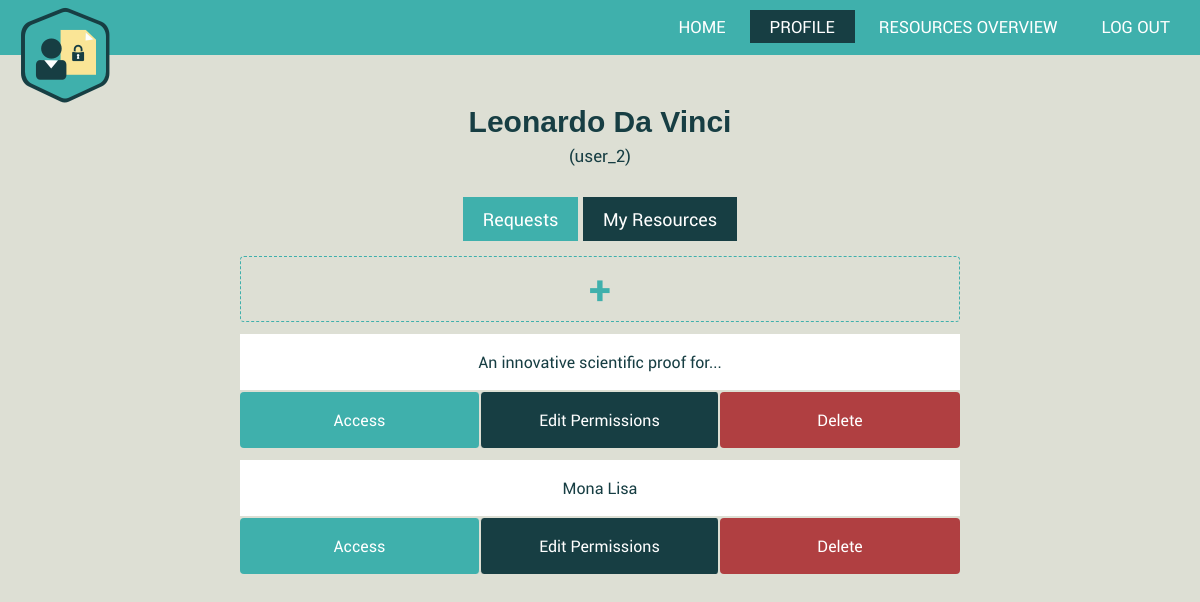
Screenshot of /profile/my-resources/ (signed in) with the database file from the repository.
### AuthorizationManagement/models.py (models this page shows)
class Resource(models.Model):
    type = models.CharField(max_length=50)
    name = models.CharField(max_length=150)
    description = models.TextField(max_length=250, blank=True,
                                   validators=[MaxLengthValidator(250)])
    creationDate = models.DateTimeField(default=datetime.now, blank=True)
    readers = models.ManyToManyField(CustomUser, related_name= 'reader')
    owners = models.ManyToManyField(Owner, related_name= 'owner')
    link = models.FileField(upload_to='')

### AuthorizationManagement/views.py (the view)
# urls.py: re_path(r'^profile/my-resources/$', MyResourcesView.as_view(), name = 'my resources' ),
@method_decorator(never_cache, name='dispatch')
@method_decorator(login_required, name='dispatch')
class MyResourcesView(generic.ListView):
    model = Resource
    template_name = 'AuthorizationManagement/my-resources.html'
    deletion_requested = Resource.objects.none()
    def get_queryset(self):
        current_user = Owner.objects.get(id=self.request.user.id)
        return current_user.owner.all()
    def get_context_data(self, **kwargs):
        context = super(MyResourcesView, self).get_context_data(**kwargs)
        context['deletion_requested'] = Resource.objects.filter(
            id__in=DeletionRequest.objects.filter(sender=self.request.user).values('resource_id'))
        context['is_admin'] = self.request.user.is_staff
        return context

### AuthorizationManagement/templates/AuthorizationManagement/my-resources.html (shortened to what this page needs)
{% extends "AuthorizationManagement/profile.html" %}
{% block styles %}
{% load static %}
<link rel="stylesheet" type="text/css" href="{% static 'AuthorizationManagement/css/modal-dialog-info.css' %}" />
<link rel="stylesheet" type="text/css" href="{% static 'AuthorizationManagement/css/modal-dialog-req.css' %}" />
<link rel="stylesheet" type="text/css" href="{% static 'AuthorizationManagement/css/profile.css' %}" />
<link rel="stylesheet" type="text/css" href="{% static 'AuthorizationManagement/css/my-resources.css' %}" />
{% endblock %}
{% block requests_or_resources %}
<div class="mini-nav">
   <a href="/profile/" class="noncurrent">Requests</a></li>
   <a href="/profile/my-resources" class="current">My Resources</a></li>
</div>
<div class="resources-container">
   <a href="/profile/my-resources/add-new-resource" class="create-resource"><strong>+</strong></a>
   <br>
   {% for resource in resource_list %}
   <a href="#{{resource.id}}" class="res-name"> {{resource.name}} </a>
   <a href="../../resources/{{resource.id}}" class="acc-btn">Access</a>
   <a href="/profile/my-resources/{{resource.id}}-edit-users-permissions" class="edit-perm"> Edit Permissions</a>
   {% if resource in deletion_requested %}
   <a href="#cancel-deletion-request-{{resource.id}}" class="cancel-del-req"> Cancel Deletion Request </a>
   <div id="cancel-deletion-request-{{resource.id}}" class="modalDialog">
      <div>
         <a href="" title="Close" id="x"> x </a>
         <form action="/cancel-deletion-request/{{resource.id}}" method="post">
            {% csrf_token %}
            <div class="row">
               <p> Are you sure you want to <strong>cancel</strong> the deletion request for resource:
                  <strong>{{resource.name}}</strong>?
               </p>
               <br>
               <input type="submit" id="no" value="yes, cancel request">
               <a href="" title="Close" id="close"> Close </a>
            </div>
         </form>
      </div>
   </div>
   <br>
   {% else %}
   {% if is_admin %}
   <a href="#delete-resource-{{resource.id}}" class="delete-btn"> Delete </a>
   <div id="delete-resource-{{resource.id}}" class="modalDialog">
      <div>
         <a href="" title="Close" id="x"> x </a>
         <form action="/delete-resource/{{resource.id}}" method="post">
            {% csrf_token %}
            <div class = "row">
               <p> Are you sure you want to <strong>delete</strong> the resource
                  <strong>{{resource.name}}</strong>?
               </p>
               <br>
            </div>
            <div class="row">
               <label for="descr">Message: </label><br><br>
               <textarea id="descr" name = "descr" placeholder="optional" maxlength="250" cols = "51" rows = "7"></textarea>
            </div>
            <input id="no" type="submit" value="Yes, delete resource">
            <a href="" title="Close" id="close"> Close </a>
         </form>
      </div>
   </div>
   {% else %}
   <a href="#send-deletion-request-{{resource.id}}" class="delete-btn"> Delete </a>
   {% endif %}
   {% endif %}
   {% endfor %}
</div>
{% endblock %}

### AuthorizationManagement/templates/AuthorizationManagement/profile.html (shortened to what this page needs)
{% extends "AuthorizationManagement/base.html" %}
{% block profile %}
class="active";
{% endblock %}
{% block styles %}
{% load static %}
{% endblock %}
{% block body %}
<div class="body">
   <button onclick="showEditForm()" class="name" id="name"><strong>{{ user.first_name }} {{user.last_name}}</strong></button>
   <p>({{user.username}})</p>
</div>
{% block requests_or_resources %}{% endblock %}
{% endblock %}

### AuthorizationManagement/static/AuthorizationManagement/css/base.css (style rules this page uses)
* { margin:0; padding:0; }
body { font-family: "Roboto", sans-serif; background-color: #dddfd4; }

### AuthorizationManagement/static/AuthorizationManagement/css/profile.css (style rules this page uses)
.body { text-align: center; font-family: "Roboto", sans-serif; font-size: 17px; color: #173e43; margin-top: 50px; }
.name { font-size: 30px; border: none; background: none; text-decoration: none; margin-bottom: 5px; color: #173e43; }
.mini-nav { font-family: "Roboto", sans-serif; font-size: 1.5vw; margin-top: 40px; text-align: center; }
.current { padding: 10px 20px; text-decoration: none; color: white; background: #173e43; }
.noncurrent { padding: 10px 20px; text-decoration: none; color: white; background: #3fb0ac; }

### AuthorizationManagement/static/AuthorizationManagement/css/my-resources.css (style rules this page uses)
.resources-container { display: grid; grid-template-columns: repeat(5, 1fr); grid-template-rows: repeat (6, 55px); font-family: "Roboto", sans-serif; margin-top: 15px; }
.create-resource { grid-column: 2/5; color: #3fb0ac; border: 1px dashed; border-radius: 4px; text-align: center; font-size: 40px; padding: 5px 10px; margin-top: 10px; text-decoration: none; }
.body { text-align: center; grid-column: 3/4; }
.res-name { grid-column: 2/5; border-top: 12px solid #dddfd4; border-bottom: 2px solid #dddfd4; background: white; text-decoration: none; text-align: center; padding: 17px 20px; color: #173e43; }
.acc-btn { grid-column: 2/3; background: #3fb0ac; text-decoration: none; text-align: center; padding: 17px 20px; color: white; border-right: 1px solid #dddfd4; border-radius: 4px; }
.edit-perm { grid-column: 3/4; background: #173e43; text-decoration: none; text-align: center; padding: 17px 20px; color: white; border-right: 2px solid #dddfd4; border-left: 1px solid #dddfd4; border-radius: 4px; }
.delete-btn { grid-column: 4/5; background: #b03f41; text-decoration: none; text-align: center; padding: 17px 20px; color: white; border-radius: 4px; }

### rows the page displays
Resource: name "An innovative scientific proof for..."
Resource: name "Mona Lisa"

### other values shown
{{ user.first_name }} "Leonardo"
{{ user.last_name }} "Da Vinci"
{{ user.username }} "user_2"
